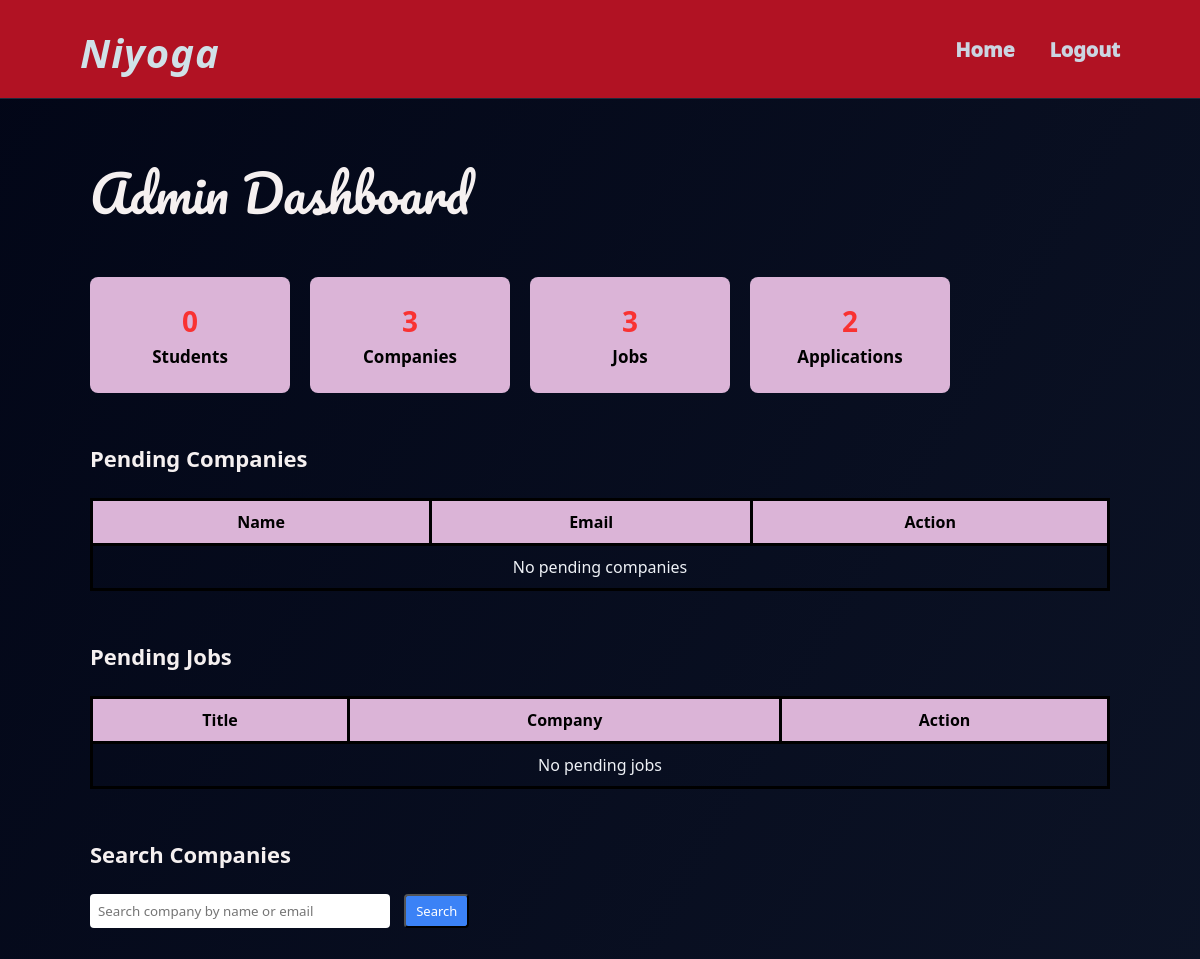
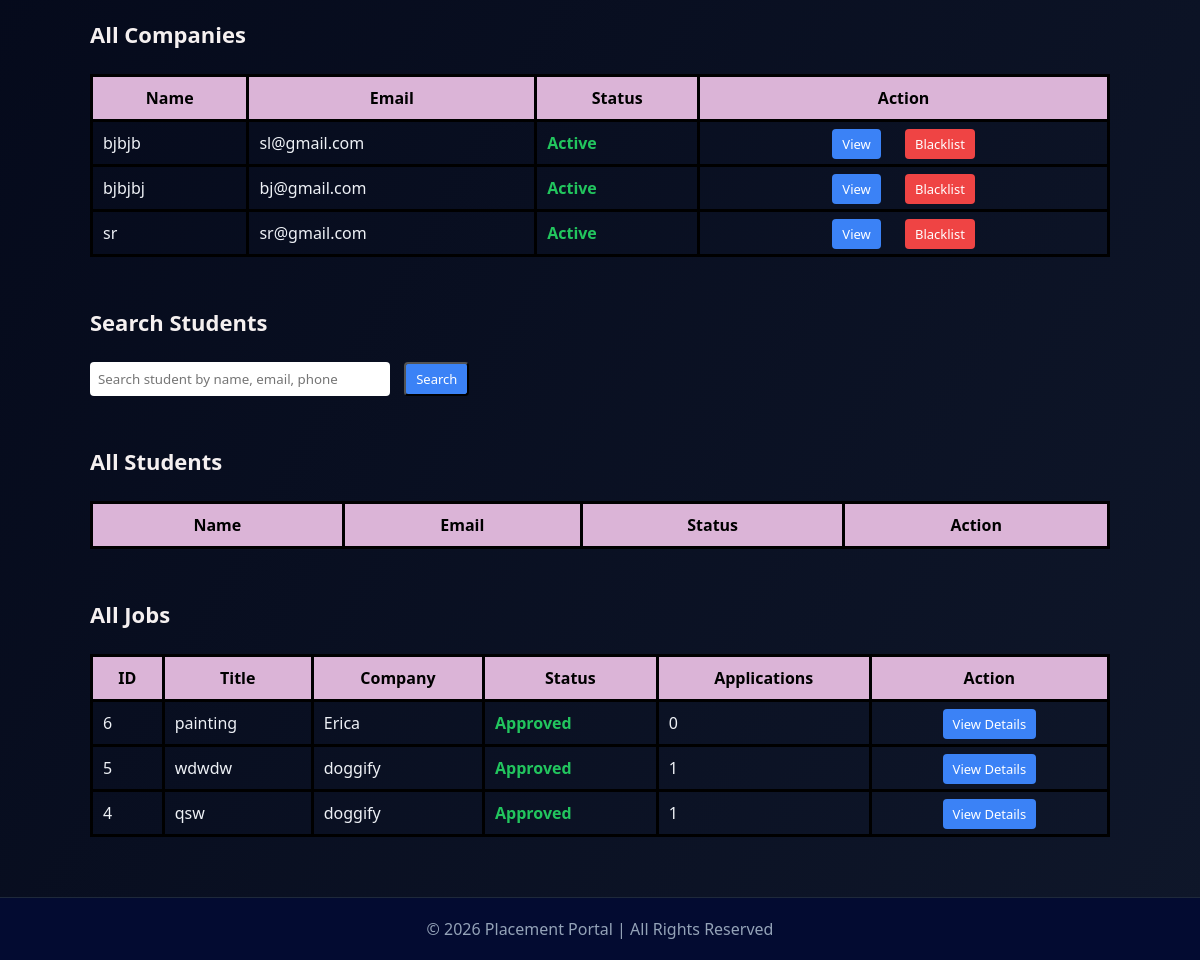
The app's page /admin_dashboard (signed in), older data (2 pictures, top to bottom).
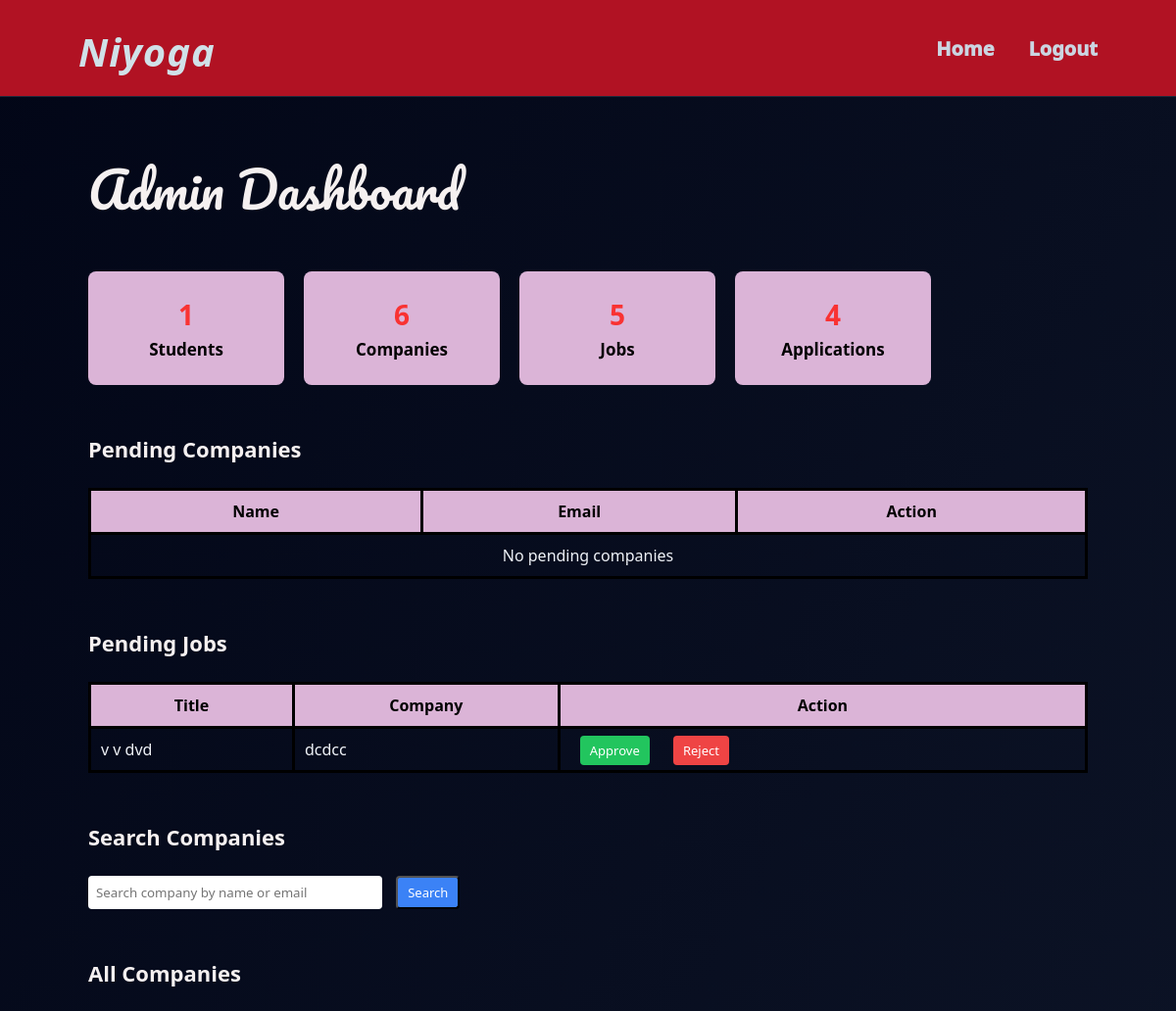
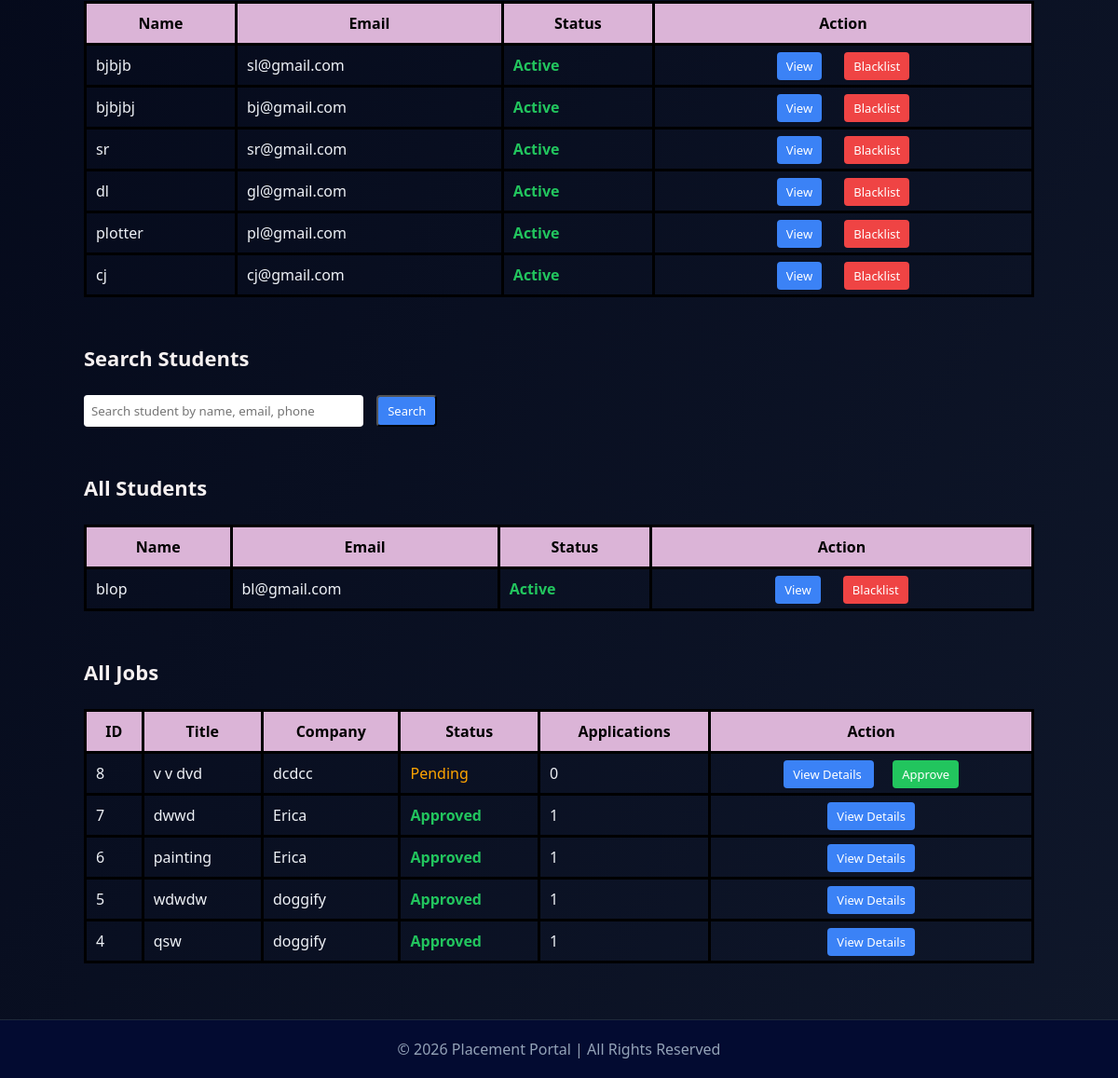
The same page, newer data (2 pictures, top to bottom).
### app.py (models this page shows)
class Users(db.Model):
    __tablename__ = "users"
    id = db.Column(db.Integer, primary_key=True)
    name = db.Column(db.String(100), nullable=False)
    email = db.Column(db.String(120), unique=True, nullable=False)
    password = db.Column(db.String(200), nullable=False)
    role = db.Column(db.String(100), nullable=False)
    contact_number = db.Column(db.String(15))
    is_approved = db.Column(db.Boolean, default=False)
    is_active = db.Column(db.Boolean, default=True)
    created_at = db.Column(db.DateTime, default=datetime.utcnow)
    student_profile = db.relationship(
        "StudentProfile",
        back_populates="user",
        uselist=False
    )
    company_profile = db.relationship(
        "CompanyProfile",
        back_populates="user",
        uselist=False
    )

class Job(db.Model):
    __tablename__ = "jobs"
    id = db.Column(db.Integer, primary_key=True)
    company_id = db.Column(
        db.Integer,
        db.ForeignKey("company_profiles.id")
    )
    description = db.Column(db.Text)
    title = db.Column(db.String(150))
    skills = db.Column(db.String(200))
    experience = db.Column(db.String(200))
    salary = db.Column(db.String(50))
    job_type = db.Column(db.String(50), default="Full-time")
    is_approved = db.Column(db.Boolean, default=False)
    is_closed = db.Column(db.Boolean, default=False)
    posted_at = db.Column(db.DateTime, default=datetime.utcnow)
    company = db.relationship("CompanyProfile", back_populates="jobs")
    applications = db.relationship(
        "Application",
        back_populates="job"
    )

class CompanyProfile(db.Model):
    __tablename__ = "company_profiles"
    id = db.Column(db.Integer, primary_key=True)
    user_id = db.Column(
        db.Integer,
        db.ForeignKey("users.id"),
        nullable=False,
        unique= True
    )
    company_name = db.Column(db.String(150))
    industry = db.Column(db.String(200))
    website = db.Column(db.String(200))
    location = db.Column(db.String(200))
    hr_contact = db.Column(db.String(15))
    user = db.relationship("Users", back_populates="company_profile")
    jobs = db.relationship(
        "Job",
        back_populates="company"
    )

### app.py (the view)
@app.route("/admin_dashboard")
def admin_dashboard():
    if "user_id" not in session or session.get("role") != "admin":
        return redirect("/login")
    student_search = request.args.get("student_search")
    company_search = request.args.get("company_search")
    total_students = Users.query.filter_by(role="applicant").count()
    total_companies = Users.query.filter_by(role="company").count()
    total_jobs = Job.query.count()
    total_applications = Application.query.count()
    pending_companies = Users.query.filter_by(role="company", is_approved=False).all()
    pending_jobs = Job.query.filter_by(is_approved=False).all()
    students_query = Users.query.filter_by(role="applicant")
    if student_search:
        students_query = students_query.filter(
            (Users.name.ilike(f"%{student_search}%")) |
            (Users.email.ilike(f"%{student_search}%")) |
            (Users.contact_number.ilike(f"%{student_search}%"))
        )
    all_students = students_query.all()
    companies_query = Users.query.filter_by(role="company")
    if company_search:
        companies_query = companies_query.filter(
            (Users.name.ilike(f"%{company_search}%")) |
            (Users.email.ilike(f"%{company_search}%"))
        )
    all_companies = companies_query.all()
    all_jobs = Job.query.order_by(Job.posted_at.desc()).all()
    return render_template(
        "admin_dashboard.html",
        total_students=total_students,
        total_companies=total_companies,
        total_jobs=total_jobs,
        total_applications=total_applications,
        pending_companies=pending_companies,
        pending_jobs=pending_jobs,
        all_students=all_students,
        all_companies=all_companies,
        all_jobs=all_jobs
    )

### templates/admin_dashboard.html (shortened to what the changed rows need)
{% extends "base.html" %}
{% block content %}
<div class="container">
    <h2 class="page-title">Admin Dashboard</h2>
    <div class="stats-wrapper">
        <div class="stat-card">
            <h3>{{ total_students }}</h3>
            <p>Students</p>
        </div>
        <div class="stat-card">
            <h3>{{ total_companies }}</h3>
            <p>Companies</p>
        </div>
        <div class="stat-card">
            <h3>{{ total_jobs }}</h3>
            <p>Jobs</p>
        </div>
        <div class="stat-card">
            <h3>{{ total_applications }}</h3>
            <p>Applications</p>
        </div>
    </div>
    <table class="main-table">
        <tr>
            <th>Name</th>
            <th>Email</th>
            <th>Action</th>
        </tr>
    </table>
    <table class="main-table">
        <tr>
            <th>Title</th>
            <th>Company</th>
            <th>Action</th>
        </tr>
        {% for j in pending_jobs %}
        <tr>
            <td>{{ j.title }}</td>
            <td>{{ j.company.company_name }}</td>
            <td>
                <a class="btn approve" href="/admin/job/{{ j.id }}/approve">Approve</a>
                <a class="btn reject" href="/admin/job/{{ j.id }}/reject">Reject</a>
            </td>
        </tr>
        {% else %}
        <tr>
            <td colspan="3" style="text-align:center;">No pending jobs</td>
        </tr>
        {% endfor %}
    </table>
    <table class="main-table">
        <tr>
            <th>Name</th>
            <th>Email</th>
            <th>Status</th>
            <th>Action</th>
        </tr>
        {% for c in all_companies %}
        <tr>
            <td>{{ c.name }}</td>
            <td>{{ c.email }}</td>
            <td>
                {% if c.is_active %}
                <span class="active">Active</span>
                {% else %}
                <span class="blacklisted">Blacklisted</span>
                {% endif %}
            </td>
            <td style="text-align: center;">
                <a class="btn view" href="/admin/company/{{ c.id }}">View</a>
                {% if c.is_active %}
                <a class="btn blacklist" href="/admin/company/{{ c.id }}/blacklist">Blacklist</a>
                {% else %}
                <a class="btn unblacklist" href="/admin/company/{{ c.id }}/unblacklist">Unblacklist</a>
                {% endif %}
            </td>
        </tr>
        {% endfor %}
    </table>
    <table class="main-table">
        <tr>
            <th>Name</th>
            <th>Email</th>
            <th>Status</th>
            <th>Action</th>
        </tr>
        {% for s in all_students %}
        <tr>
            <td>{{ s.name }}</td>
            <td>{{ s.email }}</td>
            <td>
                {% if s.is_active %}
                <span class="active">Active</span>
                {% else %}
                <span class="blacklisted">Blacklisted</span>
                {% endif %}
            </td>
            <td style="text-align: center;">
                <a class="btn view" href="/admin/student/{{ s.id }}">View</a>
                {% if s.is_active %}
                <a class="btn blacklist" href="/admin/student/{{ s.id }}/blacklist">Blacklist</a>
                {% else %}
                <a class="btn unblacklist" href="/admin/student/{{ s.id }}/unblacklist">Unblacklist</a>
                {% endif %}
            </td>
        </tr>
        {% endfor %}
    </table>
    <table class="main-table">
        <tr>
            <th>ID</th>
            <th>Title</th>
            <th>Company</th>
            <th>Status</th>
            <th>Applications</th>
            <th>Action</th>
        </tr>
        {% for job in all_jobs %}
        <tr>
            <td>{{ job.id }}</td>
            <td>{{ job.title }}</td>
            <td>{{ job.company.company_name }}</td>
            <td>
                {% if job.is_closed %}
                <span class="blacklisted">Closed</span>
                {% elif job.is_approved %}
                <span class="active">Approved</span>
                {% else %}
                <span style="color:orange;">Pending</span>
                {% endif %}
            </td>
            <td>{{ job.applications|length }}</td>
            <td style="text-align: center;">
                <a class="btn view" href="/admin/job/{{ job.id }}/applications">
                    View Details
                </a>
                 {% if not job.is_approved %}
                <a class="btn approve" href="/admin/job/{{ job.id }}/approve">
                Approve
                </a>
                {% endif %}
            </td>
        </tr>
        {% else %}
        <tr>
            <td colspan="6" style="text-align:center;">No jobs found</td>
        </tr>
        {% endfor %}
    </table>
</div>
{% endblock %}

Row changes from the older to the newer data that the page shows:
added Job: title "v v dvd", company.company_name "dcdcc", id "8", is_closed "Pending", applications|length "0"
added Users: name "dl", email "gl@gmail.com", is_active "Active", shown under "All Companies"
added Users: name "plotter", email "pl@gmail.com", is_active "Active", shown under "All Companies"
added Users: name "cj", email "cj@gmail.com", is_active "Active", shown under "All Companies"
now on this page (row edited): Users: name "blop", email "bl@gmail.com", is_active "Active", shown under "All Students"
added Job: id "7", title "dwwd", company.company_name "Erica", is_closed "Approved", applications|length "1", shown under "All Jobs"
computed for Job "painting": applications|length "0" → "1"
Text that changed along with them:
{{ total_students }}: "0" → "1"
{{ total_companies }}: "3" → "6"
{{ total_jobs }}: "3" → "5"
{{ total_applications }}: "2" → "4"
text no longer shown: "No pending jobs"
